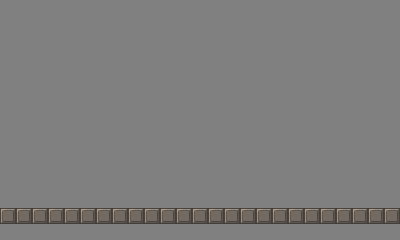

This game map was drawn from its Tiled (.tmx) file and the tilesets committed beside it. A one-line description and the full map source follow:
An orthogonal 25x15 tile map with 16x16 px tiles, 1 tile layer (Kachelebene 1), 2 tilesets.

<map version="1.0" orientation="orthogonal" renderorder="right-down" width="25" height="15" tilewidth="16" tileheight="16" backgroundcolor="#808080">
 <tileset firstgid="1" source="tiles.tsx" />
 <tileset firstgid="177" source="tiles.tsx" />
 <layer name="Kachelebene 1" width="25" height="15">
  <data>
   <tile gid="0" />
   <tile gid="0" />
   <tile gid="0" />
   <tile gid="0" />
   <tile gid="0" />
   <tile gid="0" />
   <tile gid="0" />
   <tile gid="0" />
   <tile gid="0" />
   <tile gid="0" />
   <tile gid="0" />
   <tile gid="0" />
   <tile gid="0" />
   <tile gid="0" />
   <tile gid="0" />
   <tile gid="0" />
   <tile gid="0" />
   <tile gid="0" />
   <tile gid="0" />
   <tile gid="0" />
   <tile gid="0" />
   <tile gid="0" />
   <tile gid="0" />
   <tile gid="0" />
   <tile gid="0" />
   <tile gid="0" />
   <tile gid="0" />
   <tile gid="0" />
   <tile gid="0" />
   <tile gid="0" />
   <tile gid="0" />
   <tile gid="0" />
   <tile gid="0" />
   <tile gid="0" />
   <tile gid="0" />
   <tile gid="0" />
   <tile gid="0" />
   <tile gid="0" />
   <tile gid="0" />
   <tile gid="0" />
   <tile gid="0" />
   <tile gid="0" />
   <tile gid="0" />
   <tile gid="0" />
   <tile gid="0" />
   <tile gid="0" />
   <tile gid="0" />
   <tile gid="0" />
   <tile gid="0" />
   <tile gid="0" />
   <tile gid="0" />
   <tile gid="0" />
   <tile gid="0" />
   <tile gid="0" />
   <tile gid="0" />
   <tile gid="0" />
   <tile gid="0" />
   <tile gid="0" />
   <tile gid="0" />
   <tile gid="0" />
   <tile gid="0" />
   <tile gid="0" />
   <tile gid="0" />
   <tile gid="0" />
   <tile gid="0" />
   <tile gid="0" />
   <tile gid="0" />
   <tile gid="0" />
   <tile gid="0" />
   <tile gid="0" />
   <tile gid="0" />
   <tile gid="0" />
   <tile gid="0" />
   <tile gid="0" />
   <tile gid="0" />
   <tile gid="0" />
   <tile gid="0" />
   <tile gid="0" />
   <tile gid="0" />
   <tile gid="0" />
   <tile gid="0" />
   <tile gid="0" />
   <tile gid="0" />
   <tile gid="0" />
   <tile gid="0" />
   <tile gid="0" />
   <tile gid="0" />
   <tile gid="0" />
   <tile gid="0" />
   <tile gid="0" />
   <tile gid="0" />
   <tile gid="0" />
   <tile gid="0" />
   <tile gid="0" />
   <tile gid="0" />
   <tile gid="0" />
   <tile gid="0" />
   <tile gid="0" />
   <tile gid="0" />
   <tile gid="0" />
   <tile gid="0" />
   <tile gid="0" />
   <tile gid="0" />
   <tile gid="0" />
   <tile gid="0" />
   <tile gid="0" />
   <tile gid="0" />
   <tile gid="0" />
   <tile gid="0" />
   <tile gid="0" />
   <tile gid="0" />
   <tile gid="0" />
   <tile gid="0" />
   <tile gid="0" />
   <tile gid="0" />
   <tile gid="0" />
   <tile gid="0" />
   <tile gid="0" />
   <tile gid="0" />
   <tile gid="0" />
   <tile gid="0" />
   <tile gid="0" />
   <tile gid="0" />
   <tile gid="0" />
   <tile gid="0" />
   <tile gid="0" />
   <tile gid="0" />
   <tile gid="0" />
   <tile gid="0" />
   <tile gid="0" />
   <tile gid="0" />
   <tile gid="0" />
   <tile gid="0" />
   <tile gid="0" />
   <tile gid="0" />
   <tile gid="0" />
   <tile gid="0" />
   <tile gid="0" />
   <tile gid="0" />
   <tile gid="0" />
   <tile gid="0" />
   <tile gid="0" />
   <tile gid="0" />
   <tile gid="0" />
   <tile gid="0" />
   <tile gid="0" />
   <tile gid="0" />
   <tile gid="0" />
   <tile gid="0" />
   <tile gid="0" />
   <tile gid="0" />
   <tile gid="0" />
   <tile gid="0" />
   <tile gid="0" />
   <tile gid="0" />
   <tile gid="0" />
   <tile gid="0" />
   <tile gid="0" />
   <tile gid="0" />
   <tile gid="0" />
   <tile gid="0" />
   <tile gid="0" />
   <tile gid="0" />
   <tile gid="0" />
   <tile gid="0" />
   <tile gid="0" />
   <tile gid="0" />
   <tile gid="0" />
   <tile gid="0" />
   <tile gid="0" />
   <tile gid="0" />
   <tile gid="0" />
   <tile gid="0" />
   <tile gid="0" />
   <tile gid="0" />
   <tile gid="0" />
   <tile gid="0" />
   <tile gid="0" />
   <tile gid="0" />
   <tile gid="0" />
   <tile gid="0" />
   <tile gid="0" />
   <tile gid="0" />
   <tile gid="0" />
   <tile gid="0" />
   <tile gid="0" />
   <tile gid="0" />
   <tile gid="0" />
   <tile gid="0" />
   <tile gid="0" />
   <tile gid="0" />
   <tile gid="0" />
   <tile gid="0" />
   <tile gid="0" />
   <tile gid="0" />
   <tile gid="0" />
   <tile gid="0" />
   <tile gid="0" />
   <tile gid="0" />
   <tile gid="0" />
   <tile gid="0" />
   <tile gid="0" />
   <tile gid="0" />
   <tile gid="0" />
   <tile gid="0" />
   <tile gid="0" />
   <tile gid="0" />
   <tile gid="0" />
   <tile gid="0" />
   <tile gid="0" />
   <tile gid="0" />
   <tile gid="0" />
   <tile gid="0" />
   <tile gid="0" />
   <tile gid="0" />
   <tile gid="0" />
   <tile gid="0" />
   <tile gid="0" />
   <tile gid="0" />
   <tile gid="0" />
   <tile gid="0" />
   <tile gid="0" />
   <tile gid="0" />
   <tile gid="0" />
   <tile gid="0" />
   <tile gid="0" />
   <tile gid="0" />
   <tile gid="0" />
   <tile gid="0" />
   <tile gid="0" />
   <tile gid="0" />
   <tile gid="0" />
   <tile gid="0" />
   <tile gid="0" />
   <tile gid="0" />
   <tile gid="0" />
   <tile gid="0" />
   <tile gid="0" />
   <tile gid="0" />
   <tile gid="0" />
   <tile gid="0" />
   <tile gid="0" />
   <tile gid="0" />
   <tile gid="0" />
   <tile gid="0" />
   <tile gid="0" />
   <tile gid="0" />
   <tile gid="0" />
   <tile gid="0" />
   <tile gid="0" />
   <tile gid="0" />
   <tile gid="0" />
   <tile gid="0" />
   <tile gid="0" />
   <tile gid="0" />
   <tile gid="0" />
   <tile gid="0" />
   <tile gid="0" />
   <tile gid="0" />
   <tile gid="0" />
   <tile gid="0" />
   <tile gid="0" />
   <tile gid="0" />
   <tile gid="0" />
   <tile gid="0" />
   <tile gid="0" />
   <tile gid="0" />
   <tile gid="0" />
   <tile gid="0" />
   <tile gid="0" />
   <tile gid="0" />
   <tile gid="0" />
   <tile gid="0" />
   <tile gid="0" />
   <tile gid="0" />
   <tile gid="0" />
   <tile gid="0" />
   <tile gid="0" />
   <tile gid="0" />
   <tile gid="0" />
   <tile gid="0" />
   <tile gid="0" />
   <tile gid="0" />
   <tile gid="0" />
   <tile gid="0" />
   <tile gid="0" />
   <tile gid="0" />
   <tile gid="0" />
   <tile gid="0" />
   <tile gid="0" />
   <tile gid="0" />
   <tile gid="0" />
   <tile gid="0" />
   <tile gid="0" />
   <tile gid="0" />
   <tile gid="0" />
   <tile gid="0" />
   <tile gid="0" />
   <tile gid="0" />
   <tile gid="0" />
   <tile gid="0" />
   <tile gid="0" />
   <tile gid="0" />
   <tile gid="0" />
   <tile gid="0" />
   <tile gid="0" />
   <tile gid="0" />
   <tile gid="0" />
   <tile gid="0" />
   <tile gid="0" />
   <tile gid="0" />
   <tile gid="0" />
   <tile gid="0" />
   <tile gid="0" />
   <tile gid="0" />
   <tile gid="0" />
   <tile gid="0" />
   <tile gid="0" />
   <tile gid="0" />
   <tile gid="0" />
   <tile gid="0" />
   <tile gid="0" />
   <tile gid="0" />
   <tile gid="0" />
   <tile gid="0" />
   <tile gid="11" />
   <tile gid="11" />
   <tile gid="11" />
   <tile gid="11" />
   <tile gid="11" />
   <tile gid="11" />
   <tile gid="11" />
   <tile gid="11" />
   <tile gid="11" />
   <tile gid="11" />
   <tile gid="11" />
   <tile gid="11" />
   <tile gid="11" />
   <tile gid="11" />
   <tile gid="11" />
   <tile gid="11" />
   <tile gid="11" />
   <tile gid="11" />
   <tile gid="11" />
   <tile gid="11" />
   <tile gid="11" />
   <tile gid="11" />
   <tile gid="11" />
   <tile gid="11" />
   <tile gid="11" />
   <tile gid="0" />
   <tile gid="0" />
   <tile gid="0" />
   <tile gid="0" />
   <tile gid="0" />
   <tile gid="0" />
   <tile gid="0" />
   <tile gid="0" />
   <tile gid="0" />
   <tile gid="0" />
   <tile gid="0" />
   <tile gid="0" />
   <tile gid="0" />
   <tile gid="0" />
   <tile gid="0" />
   <tile gid="0" />
   <tile gid="0" />
   <tile gid="0" />
   <tile gid="0" />
   <tile gid="0" />
   <tile gid="0" />
   <tile gid="0" />
   <tile gid="0" />
   <tile gid="0" />
   <tile gid="0" />
  </data>
 </layer>
</map>
